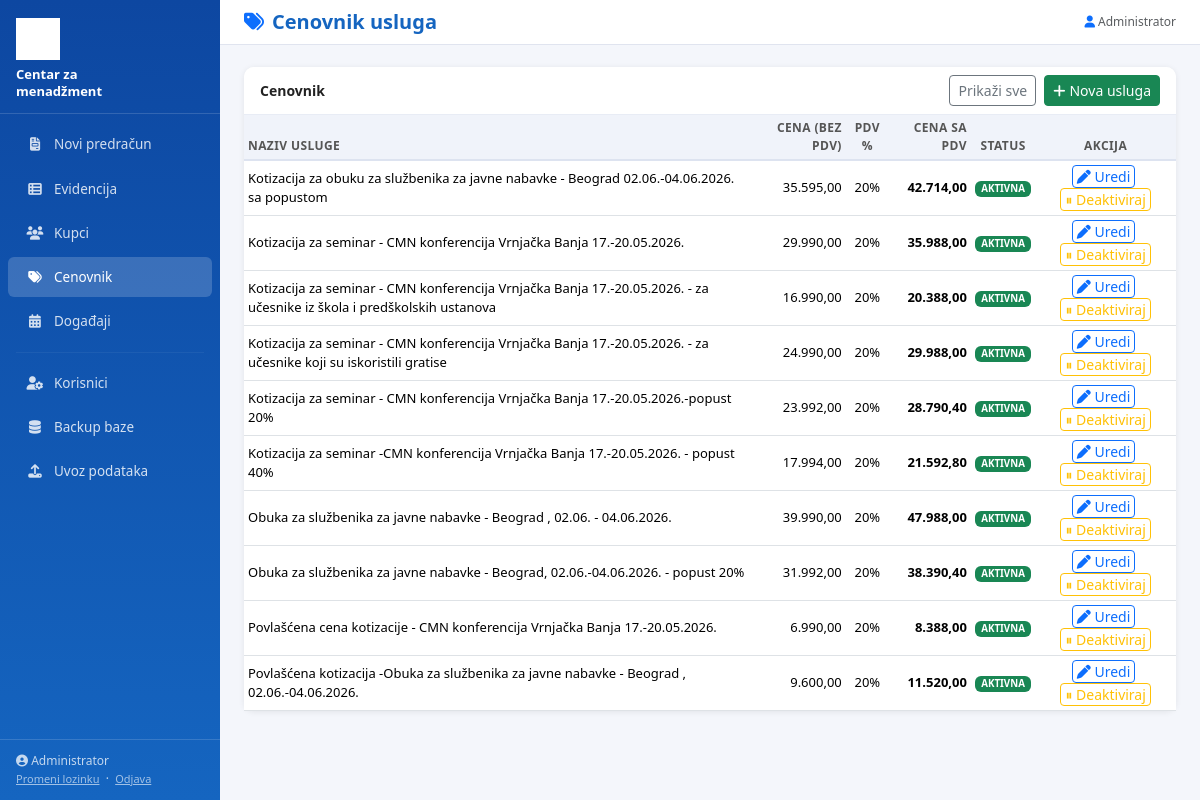
The app's page /cenovnik (signed in), older data.
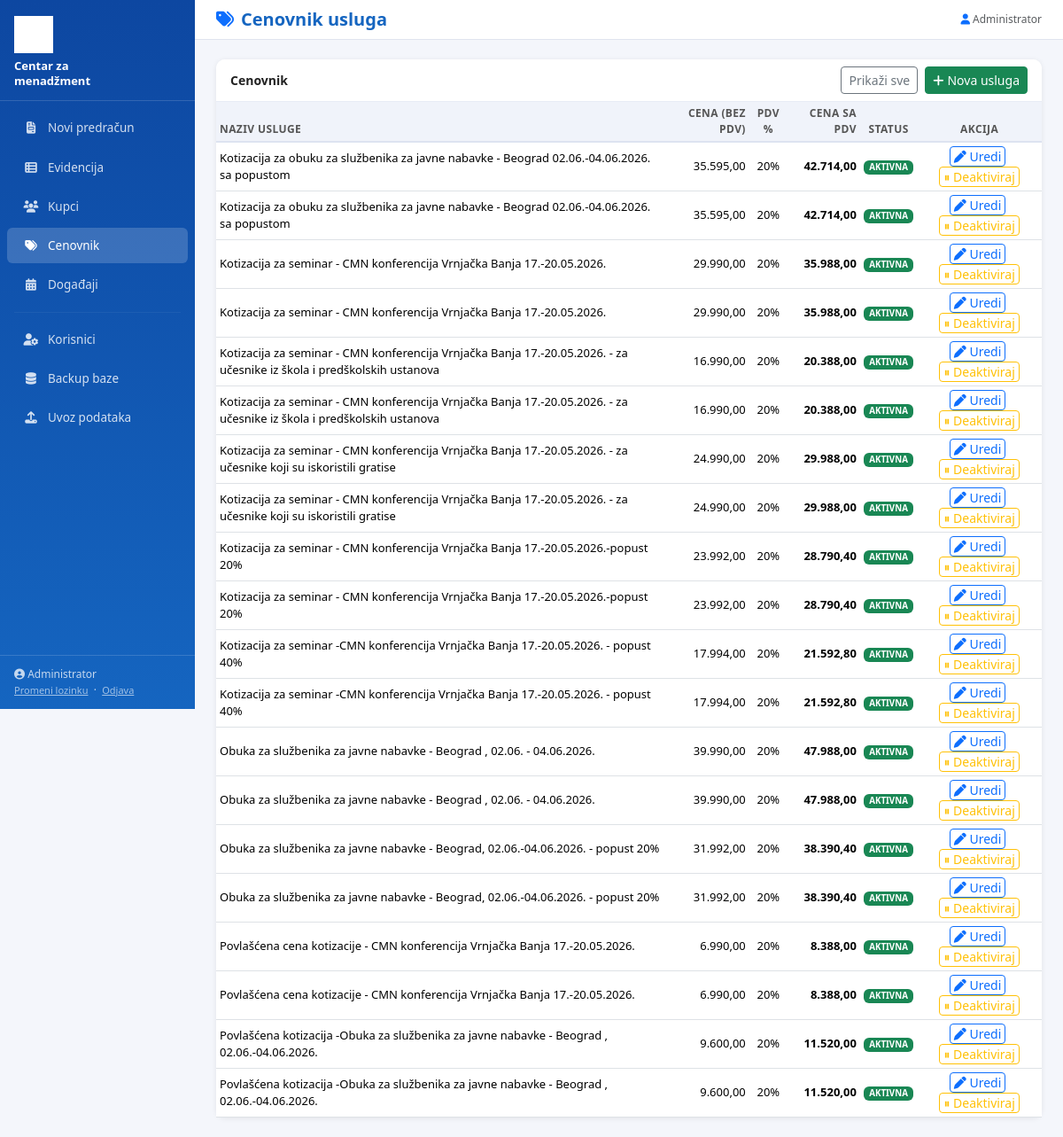
The same page, newer data.
### tables this page shows
CREATE TABLE cenovnik (
        id INTEGER PRIMARY KEY AUTOINCREMENT,
        naziv TEXT NOT NULL,
        cena REAL,
        pdv INTEGER DEFAULT 20,
        status TEXT DEFAULT 'AKTIVNA'
    , specifikacija TEXT DEFAULT '');

### app.py (the view)
@app.route('/cenovnik')
@login_required
def cenovnik():
    prikazi_sve = request.args.get('sve', '0') == '1'
    rows = q("SELECT * FROM cenovnik ORDER BY naziv") if prikazi_sve else q("SELECT * FROM cenovnik WHERE status='AKTIVNA' ORDER BY naziv")
    return render_template('cenovnik.html', rows=rows, prikazi_sve=prikazi_sve)

### app.py (called while the page is built)
def login_required(f):
    @wraps(f)
    def decorated(*args, **kwargs):
        if 'user_id' not in session:
            return redirect(url_for('login'))
        return f(*args, **kwargs)
    return decorated

@app.template_filter('fmt_br')
def fmt_br_filter(x):
    try:
        return "{:,.2f}".format(float(x or 0)).replace(",","X").replace(".",",").replace("X",".")
    except:
        return "0,00"

### db.py (called while the page is built)
def get_db():
    if DATABASE_URL:
        import psycopg2
        import psycopg2.extras
        conn = psycopg2.connect(DATABASE_URL)
        return conn, 'pg'
    else:
        import sqlite3
        db_path = os.path.join(os.path.dirname(os.path.abspath(__file__)), 'instance', 'cmn.db')
        os.makedirs(os.path.dirname(db_path), exist_ok=True)
        conn = sqlite3.connect(db_path)
        conn.row_factory = sqlite3.Row
        return conn, 'sqlite'

### templates/cenovnik.html (shortened to what this page needs)
{% extends "base.html" %}
{% block page_title %}<i class="fa fa-tags text-primary me-2"></i>Cenovnik usluga{% endblock %}
{% block content %}
<div class="card">
  <div class="card-header py-2 d-flex justify-content-between align-items-center">
    <span>Cenovnik</span>
    <div class="d-flex gap-2">
      <a href="/cenovnik?sve={{ '0' if prikazi_sve else '1' }}" class="btn btn-sm btn-outline-secondary">
        {{ 'Prikaži samo aktivne' if prikazi_sve else 'Prikaži sve' }}
      </a>
      <button class="btn btn-sm btn-success" onclick="showNovaCena()"><i class="fa fa-plus me-1"></i>Nova usluga</button>
    </div>
  </div>
  <div class="card-body p-0">
    <table class="table table-hover table-sm mb-0">
      <thead>
        <tr>
          <th>Naziv usluge</th>
          <th class="text-end">Cena (bez PDV)</th>
          <th class="text-center">PDV %</th>
          <th class="text-end">Cena sa PDV</th>
          <th class="text-center">Status</th>
          <th class="text-center">Akcija</th>
        </tr>
      </thead>
      <tbody>
        {% for r in rows %}
        <tr {% if r.status=='NEAKTIVNA' %}style="opacity:.55;"{% endif %}>
          <td>{{ r.naziv }}</td>
          <td class="text-end">{{ r.cena|fmt_br }}</td>
          <td class="text-center">{{ r.pdv }}%</td>
          <td class="text-end fw-bold">{{ (r.cena * (1 + r.pdv/100))|fmt_br }}</td>
          <td class="text-center">
            <span class="badge {% if r.status=='AKTIVNA' %}bg-success{% else %}bg-secondary{% endif %}">
              {{ r.status }}
            </span>
          </td>
          <td class="text-center">
            <button class="btn btn-xs btn-sm btn-outline-primary py-0 px-1 me-1"
                    onclick="urediCenu({{ r.id }})">
              <i class="fa fa-pen"></i> Uredi
            </button>
            <button class="btn btn-xs btn-sm btn-outline-{{ 'warning' if r.status=='AKTIVNA' else 'success' }} py-0 px-1"
                    onclick="toggleStatus({{ r.id }},'{{ 'NEAKTIVNA' if r.status=='AKTIVNA' else 'AKTIVNA' }}',this)">
              {{ '⏸ Deaktiviraj' if r.status=='AKTIVNA' else '▶ Aktiviraj' }}
            </button>
          </td>
        </tr>
        {% else %}
        <tr><td colspan="6" class="text-center text-muted py-4">Nema usluga u cenovniku</td></tr>
        {% endfor %}
      </tbody>
    </table>
  </div>
</div>
{% endblock %}

### templates/base.html (shortened to what this page needs)
<!DOCTYPE html>
<html lang="sr">
<head>
<link href="https://cdnjs.cloudflare.com/ajax/libs/bootstrap/5.3.2/css/bootstrap.min.css" rel="stylesheet">
<link href="https://cdnjs.cloudflare.com/ajax/libs/font-awesome/6.5.0/css/all.min.css" rel="stylesheet">
</head>
<body>
<div id="sidebar">
  <div class="brand">
    <img src="{{ url_for('static', filename='img/logo.png') }}" alt="CMN">
    <span>Centar za<br>menadžment</span>
  </div>
  <nav class="nav flex-column mt-2">
    <a href="{{ url_for('novi_predracun') }}" class="nav-link {% if request.endpoint=='novi_predracun' %}active{% endif %}">
      <i class="fa fa-file-invoice"></i>Novi predračun
    </a>
    <a href="{{ url_for('evidencija') }}" class="nav-link {% if request.endpoint=='evidencija' %}active{% endif %}">
      <i class="fa fa-table-list"></i>Evidencija
    </a>
    <a href="{{ url_for('kupci') }}" class="nav-link {% if request.endpoint=='kupci' %}active{% endif %}">
      <i class="fa fa-users"></i>Kupci
    </a>
    <a href="{{ url_for('cenovnik') }}" class="nav-link {% if request.endpoint=='cenovnik' %}active{% endif %}">
      <i class="fa fa-tags"></i>Cenovnik
    </a>
    <a href="{{ url_for('dogadjaji') }}" class="nav-link {% if request.endpoint=='dogadjaji' %}active{% endif %}">
      <i class="fa fa-calendar-days"></i>Događaji
    </a>
    {% if session.admin %}
    <hr style="border-color:rgba(255,255,255,.2);margin:8px 16px;">
    <a href="{{ url_for('korisnici') }}" class="nav-link {% if request.endpoint=='korisnici' %}active{% endif %}">
      <i class="fa fa-user-gear"></i>Korisnici
    </a>
    <a href="{{ url_for('backup_db') }}" class="nav-link" title="Skini backup baze">
      <i class="fa fa-database"></i>Backup baze
    </a>
    <a href="{{ url_for('import_data') }}" class="nav-link {% if request.endpoint=='import_data' %}active{% endif %}">
      <i class="fa fa-upload"></i>Uvoz podataka
    </a>
    {% endif %}
  </nav>
  <div class="user-box">
    <i class="fa fa-circle-user"></i> {{ session.user_ime }}<br>
    <a href="#" onclick="promeniLozinku()" style="color:rgba(255,255,255,.6);font-size:11px;">Promeni lozinku</a>
    &nbsp;·&nbsp;
    <a href="{{ url_for('logout') }}" style="color:rgba(255,255,255,.6);font-size:11px;">Odjava</a>
  </div>
</div>
<div id="main">
  <div class="topbar">
    <h5>{% block page_title %}CMN Predračun Manager{% endblock %}</h5>
    <div class="d-flex align-items-center gap-2">
      <span class="text-muted" style="font-size:12px;"><i class="fa fa-user text-primary"></i> {{ session.user_ime }}</span>
    </div>
  </div>
  <div class="page-body">
    {% block content %}{% endblock %}
  </div>
</div>
</body>
</html>

### templates/base.html (style rules this page uses)
:root { --cmn-blue:#1565C0;--cmn-dark:#0D47A1;--cmn-green:#2E7D32;--cmn-red:#C62828;--sidebar-w:220px; }
body { background:#f4f6fb;font-family:'Segoe UI',Arial,sans-serif;font-size:14px; }
#sidebar { width:var(--sidebar-w);min-height:100vh;background:linear-gradient(180deg,#0D47A1 0%,#1565C0 100%);position:fixed;top:0;left:0;z-index:100;display:flex;flex-direction:column; }
#sidebar .brand { padding:18px 16px 14px;border-bottom:1px solid rgba(255,255,255,.15); }
#sidebar .brand img { width:44px;filter:brightness(0) invert(1); }
#sidebar .brand span { color:#fff;font-weight:700;font-size:13px;display:block;margin-top:6px;line-height:1.3; }
#sidebar .nav-link { color:rgba(255,255,255,.82);padding:10px 16px;border-radius:6px;margin:2px 8px;font-size:13.5px;transition:.15s; }
#sidebar .nav-link:hover,#sidebar .nav-link.active { background:rgba(255,255,255,.18);color:#fff; }
#sidebar .nav-link i { width:22px;text-align:center;margin-right:8px; }
#sidebar .user-box { margin-top:auto;padding:12px 16px;border-top:1px solid rgba(255,255,255,.15);color:rgba(255,255,255,.75);font-size:12px; }
#main { margin-left:var(--sidebar-w);min-height:100vh; }
.topbar { background:#fff;border-bottom:1px solid #e0e4ef;padding:10px 24px;display:flex;align-items:center;justify-content:space-between;position:sticky;top:0;z-index:50; }
.topbar h5 { margin:0;font-weight:700;color:var(--cmn-blue); }
.page-body { padding:22px 24px; }
.card { border:none;box-shadow:0 1px 6px rgba(0,0,0,.08);border-radius:10px; }
.card-header { background:#fff;border-bottom:1px solid #e8ecf5;font-weight:600;color:#222;border-radius:10px 10px 0 0!important; }
.table th { background:#f0f3fa;font-size:12px;font-weight:600;text-transform:uppercase;letter-spacing:.4px;color:#555;border-bottom:2px solid #dde3f0; }
.table td { vertical-align:middle;font-size:13px; }

Row changes from the older to the newer data that the page shows:
added cenovnik: naziv "Kotizacija za obuku za službenika za javne nabavke - Beograd 02.06.-04.06.2026. sa popustom", cena|fmt_br "35.595,00", pdv "20", (r.cena*(1+r.pdv/100))|fmt_br "42.714,00", status "AKTIVNA", status "⏸ Deaktiviraj"
added cenovnik: naziv "Kotizacija za seminar - CMN konferencija Vrnjačka Banja 17.-20.05.2026.", cena|fmt_br "29.990,00", pdv "20", (r.cena*(1+r.pdv/100))|fmt_br "35.988,00", status "AKTIVNA", status "⏸ Deaktiviraj"
added cenovnik: naziv "Kotizacija za seminar - CMN konferencija Vrnjačka Banja 17.-20.05.2026. - za učesnike iz škola i predškolskih ustanova", cena|fmt_br "16.990,00", pdv "20", (r.cena*(1+r.pdv/100))|fmt_br "20.388,00", status "AKTIVNA", status "⏸ Deaktiviraj"
added cenovnik: naziv "Kotizacija za seminar - CMN konferencija Vrnjačka Banja 17.-20.05.2026. - za učesnike koji su iskoristili gratise", cena|fmt_br "24.990,00", pdv "20", (r.cena*(1+r.pdv/100))|fmt_br "29.988,00", status "AKTIVNA", status "⏸ Deaktiviraj"
added cenovnik: naziv "Kotizacija za seminar - CMN konferencija Vrnjačka Banja 17.-20.05.2026.-popust 20%", cena|fmt_br "23.992,00", pdv "20", (r.cena*(1+r.pdv/100))|fmt_br "28.790,40", status "AKTIVNA", status "⏸ Deaktiviraj"
added cenovnik: naziv "Kotizacija za seminar -CMN konferencija Vrnjačka Banja 17.-20.05.2026. - popust 40%", cena|fmt_br "17.994,00", pdv "20", (r.cena*(1+r.pdv/100))|fmt_br "21.592,80", status "AKTIVNA", status "⏸ Deaktiviraj"
added cenovnik: naziv "Obuka za službenika za javne nabavke - Beograd , 02.06. - 04.06.2026.", cena|fmt_br "39.990,00", pdv "20", (r.cena*(1+r.pdv/100))|fmt_br "47.988,00", status "AKTIVNA", status "⏸ Deaktiviraj"
added cenovnik: naziv "Obuka za službenika za javne nabavke - Beograd, 02.06.-04.06.2026. - popust 20%", cena|fmt_br "31.992,00", pdv "20", (r.cena*(1+r.pdv/100))|fmt_br "38.390,40", status "AKTIVNA", status "⏸ Deaktiviraj"
added cenovnik: naziv "Povlašćena cena kotizacije - CMN konferencija Vrnjačka Banja 17.-20.05.2026.", cena|fmt_br "6.990,00", pdv "20", (r.cena*(1+r.pdv/100))|fmt_br "8.388,00", status "AKTIVNA", status "⏸ Deaktiviraj"
added cenovnik: naziv "Povlašćena kotizacija -Obuka za službenika za javne nabavke - Beograd , 02.06.-04.06.2026.", cena|fmt_br "9.600,00", pdv "20", (r.cena*(1+r.pdv/100))|fmt_br "11.520,00", status "AKTIVNA", status "⏸ Deaktiviraj"
